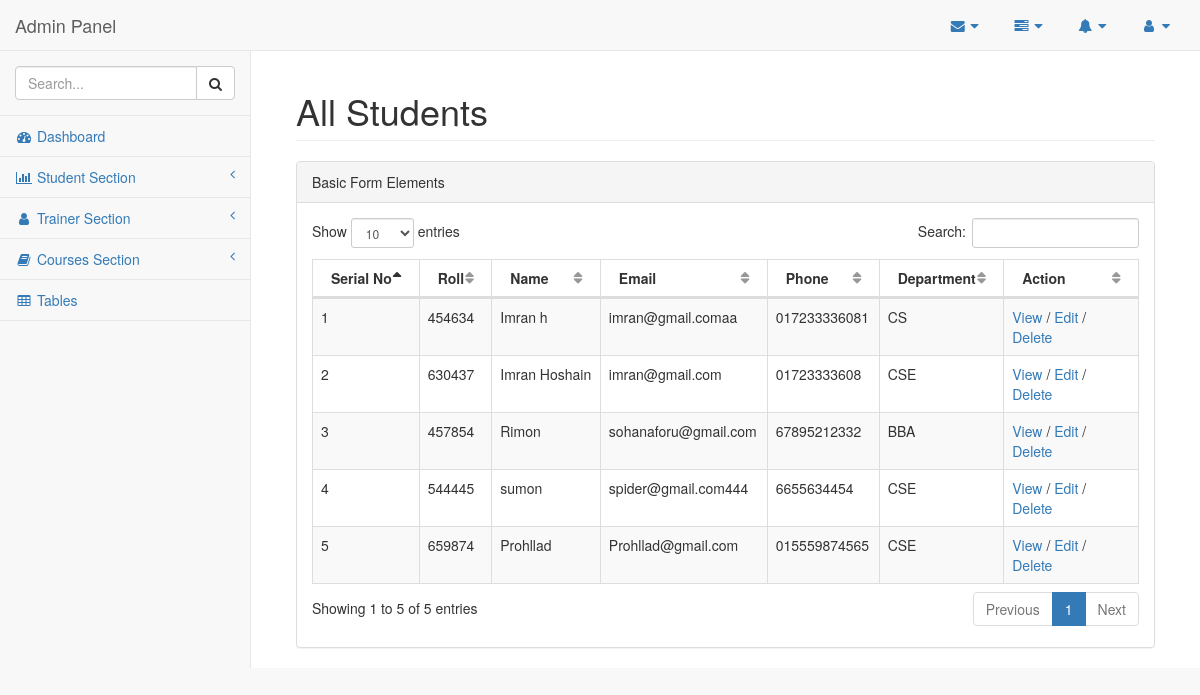
/view/admin/student/index.php, run on the app's committed database.
### tables this page shows
CREATE TABLE `student_info` (
  `id` int(11) NOT NULL,
  `roll` int(11) NOT NULL,
  `name` varchar(255) NOT NULL,
  `email` varchar(255) NOT NULL,
  `phone` varchar(255) NOT NULL,
  `department` varchar(255) NOT NULL
);

### src/connection.php (called while the page is built, shortened)
<?php
class Connection{
    private $user = 'root';
    private $pass = '';
    public function __construct(){
        try{
            $this->con = new PDO('mysql:host=localhost;dbname=project_01',$this->user,$this->pass);
        }
        catch (PDOException $e){
            print "ERROR!:" . $e->getMessage() . "<br>";
            die();
        }
    }
}
?>

### src/admin/student/student.php (called while the page is built, shortened)
<?php
class Student extends Connection{
    public function index(){
        try {
            $query = ("SELECT * FROM `student_info`");
            $stmt = $this->con->prepare($query);
            $stmt->execute();
            return $stmt->fetchAll(PDO::FETCH_ASSOC);
        }
        catch (PDOException $e){
            print "Error!: " . $e->getMassage() . "<br>";
            die();
        }
    }
}
?>

### view/admin/student/index.php (the view, shortened to what this page needs)
<?php
include_once '../includes/header.php';
$student = new App\admin\student\Student;
$students = $student->index();
?>
    <div id="page-wrapper">
        <div class="container-fluid">
            <div class="row">
                <div class="col-lg-12">
                    <h1 class="page-header">All Students</h1>
                </div>
            </div>
            <div class="row">
                <div class="col-lg-12">
                    <div class="panel panel-default">
                        <div class="panel-heading">
                            Basic Form Elements
                        </div>
                        <div class="panel-body">
                            <table width="100%" class="table table-striped table-bordered table-hover" id="dataTables-example">
                                <thead>
                                    <tr>
                                        <th>Serial No</th>
                                        <th>Roll</th>
                                        <th>Name</th>
                                        <th>Email</th>
                                        <th>Phone</th>
                                        <th>Department</th>
                                        <th>Action</th>
                                    </tr>
                                </thead>
                                <tbody>
                                    <?php
                                    $sl=0;
                                    foreach($students as $data){
                                    $sl++;
                                        ?>
                                        <tr>
                                            <td>
                                                <?php echo $sl; ?>
                                            </td>
                                            <td>
                                                <?php echo $data['roll'];?>
                                            </td>
                                            <td>
                                                <?php echo $data['name'];?>
                                            </td>
                                            <td>
                                                <?php echo $data['email'];?>
                                            </td>
                                            <td>
                                                <?php echo $data['phone'];?>
                                            </td>
                                            <td><?php echo $data['department'];?></td>
                                            <td><a href="view/admin/student/view.php?id=<?php echo $data['id'];?>">View</a> / <a href="view/admin/student/edit.php?id=<?php echo $data['id'];?>">Edit</a> / <a href="view/admin/student/delete.php?id=<?php echo $data['id'];?>">Delete</a></td>
                                        </tr>
                                        <?php } ?>
                                </tbody>
                            </table>
                        </div>
                    </div>
                </div>
            </div>
        </div>
    </div>
    <?php
include_once '../includes/footer.php';
?>

### view/admin/includes/header.php (shortened to what this page needs)
<!DOCTYPE html>
<html lang="en">
<head>
    <link href="assets/admin/vendor/bootstrap/css/bootstrap.min.css" rel="stylesheet">
    <link href="assets/admin/vendor/metisMenu/metisMenu.min.css" rel="stylesheet">
    <link href="assets/admin/vendor/datatables-plugins/dataTables.bootstrap.css" rel="stylesheet">
    <link href="assets/admin/vendor/datatables-responsive/dataTables.responsive.css" rel="stylesheet">
    <link href="assets/admin/dist/css/sb-admin-2.css" rel="stylesheet">
    <link href="assets/admin/vendor/morrisjs/morris.css" rel="stylesheet">
    <link href="assets/admin/vendor/font-awesome/css/font-awesome.min.css" rel="stylesheet" type="text/css">
</head>
<body>
    <div id="wrapper">
        <nav class="navbar navbar-default navbar-static-top" role="navigation" style="margin-bottom: 0">
            <div class="navbar-header">
                <a class="navbar-brand" href="index.php">Admin Panel</a>
            </div>
            <ul class="nav navbar-top-links navbar-right">
                <li class="dropdown">
                    <a class="dropdown-toggle" data-toggle="dropdown" href="#">
                        <i class="fa fa-envelope fa-fw"></i> <i class="fa fa-caret-down"></i>
                    </a>
                </li>
                <li class="dropdown">
                    <a class="dropdown-toggle" data-toggle="dropdown" href="#">
                        <i class="fa fa-tasks fa-fw"></i> <i class="fa fa-caret-down"></i>
                    </a>
                </li>
                <li class="dropdown">
                    <a class="dropdown-toggle" data-toggle="dropdown" href="#">
                        <i class="fa fa-bell fa-fw"></i> <i class="fa fa-caret-down"></i>
                    </a>
                </li>
                <li class="dropdown">
                    <a class="dropdown-toggle" data-toggle="dropdown" href="#">
                        <i class="fa fa-user fa-fw"></i> <i class="fa fa-caret-down"></i>
                    </a>
                </li>
            </ul>
            <div class="navbar-default sidebar" role="navigation">
                <div class="sidebar-nav navbar-collapse">
                    <ul class="nav" id="side-menu">
                        <li class="sidebar-search">
                            <div class="input-group custom-search-form">
                                <input type="text" class="form-control" placeholder="Search...">
                                <span class="input-group-btn">
                                <button class="btn btn-default" type="button">
                                    <i class="fa fa-search"></i>
                                </button>
                            </span>
                            </div>
                        </li>
                        <li>
                            <a href="index.php"><i class="fa fa-dashboard fa-fw"></i> Dashboard</a>
                        </li>
                        <li>
                            <a href="#"><i class="fa fa-bar-chart-o fa-fw"></i> Student Section<span class="fa arrow"></span></a>
                        </li>
                        <li>
                            <a href="#"><i class="fa fa-user fa-fw"></i> Trainer Section<span class="fa arrow"></span></a>
                        </li>
                        <li>
                            <a href="#"><i class="fa fa-book fa-fw"></i> Courses Section<span class="fa arrow"></span></a>
                        </li>
                        <li>
                            <a href="tables.php"><i class="fa fa-table fa-fw"></i> Tables</a>
                        </li>
                    </ul>
                </div>
            </div>
        </nav>

### view/admin/includes/footer.php (shortened to what this page needs)
</div>
</body>
</html>

### data on the page
student_info: roll "454634", name "Imran h", email "imran@gmail.comaa", phone "017233336081", department "CS"
student_info: roll "630437", name "Imran Hoshain", email "imran@gmail.com", phone "01723333608", department "CSE"
student_info: roll "457854", name "Rimon", email "sohanaforu@gmail.com", phone "67895212332", department "BBA"
student_info: roll "544445", name "sumon", email "spider@gmail.com444", phone "6655634454", department "CSE"
student_info: roll "659874", name "Prohllad", email "Prohllad@gmail.com", phone "015559874565", department "CSE"
